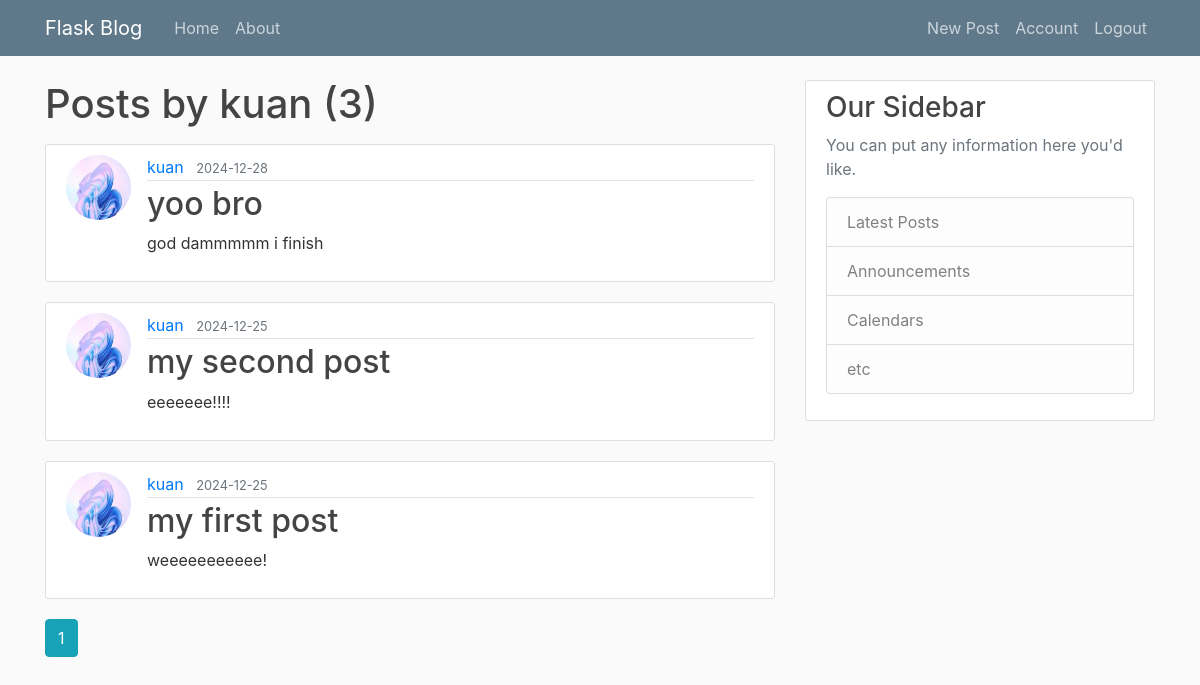
The app's page /user/kuan (signed in) with its own data.
### flaskblog/models.py (models this page shows, shortened)
class User(db.Model, UserMixin):
    id = db.Column(db.Integer, primary_key=True)  # 唯一標識符
    username = db.Column(db.String(20), unique=True, nullable=False)  # 用戶名稱，必須唯一且不可為空
    email = db.Column(db.String(120), unique=True, nullable=False)  # 電子郵件，必須唯一且不可為空
    image_file = db.Column(db.String(20), nullable=False, default='default.jpg')  # 頭像圖片，預設為 default.jpg
    password = db.Column(db.String(60), nullable=False)  # 使用哈希加密後的密碼
    posts = db.relationship('Post', backref='author', lazy=True)  # 與文章模型的關聯，一對多關係

class Post(db.Model):
    id = db.Column(db.Integer, primary_key=True)  # 唯一標識符
    title = db.Column(db.String(100), nullable=False)  # 文章標題，不可為空
    date_posted = db.Column(db.DateTime, nullable=False, default=datetime.utcnow)  # 發布日期，預設為當前 UTC 時間
    content = db.Column(db.Text, nullable=False)  # 文章內容，不可為空
    user_id = db.Column(db.Integer, db.ForeignKey('user.id'), nullable=False)  # 外鍵，參照 user 表的 id 欄位

### flaskblog/users/routes.py (the view)
@users.route("/user/<string:username>")
def user_posts(username):
    page = request.args.get('page', 1, type=int)
    user = User.query.filter_by(username=username).first_or_404()
    posts = Post.query.filter_by(author=user)\
        .order_by(Post.date_posted.desc())\
        .paginate(page=page, per_page=5)
    return render_template('user_posts.html', posts=posts, user=user)

### flaskblog/models.py (called while the page is built)
@login_manager.user_loader
def load_user(user_id):
    return User.query.get(int(user_id))

### flaskblog/templates/user_posts.html
{% extends "layout.html" %}
{% block content %}
    <h1 class="mb-3">Posts by {{ user.username }} ({{ posts.total }})</h1>
    {% for post in posts.items %}
        <article class="media content-section">
            <img class="rounded-circle article-img" src="{{ url_for('static', filename='profile_pics/' + post.author.image_file) }}">
            <div class="media-body">
                <div class="article-metadata">
                    <a class="mr-2" href="{{ url_for('users.user_posts', username=post.author.username) }}">{{ post.author.username }}</a>
                    <small class="text-muted">{{ post.date_posted.strftime('%Y-%m-%d') }}</small>
                </div>
                <h2><a class="article-title" href="{{ url_for('posts.post', post_id=post.id) }}">{{ post.title }}</a></h2>
                <p class="article-content">{{ post.content }}</p>
            </div>
        </article>
    {% endfor %}
    {% for page_num in posts.iter_pages(left_edge=1, right_edge=1, left_current=1, right_current=2) %}
        {% if page_num %}
            {% if posts.page == page_num %}
                <a class="btn btn-info mb-4" href="{{ url_for('users.user_posts', username=user.username, page=page_num) }}">{{ page_num }}</a>
            {% else %}
                <a class="btn btn-outline-info mb-4" href="{{ url_for('users.user_posts', username=user.username, page=page_num) }}">{{ page_num }}</a>
            {% endif %}
        {% else %}
            ...
        {% endif %}
    {% endfor %}
{% endblock content %}

### flaskblog/static/main.css (style rules this page uses)
body { background: #fafafa; color: #333333; margin-top: 5rem; }
h1, h2, h3, h4, h5, h6 { color: #444444; }
.content-section { background: #ffffff; padding: 10px 20px; border: 1px solid #dddddd; border-radius: 3px; margin-bottom: 20px; }
.article-title { color: #444444; }
.article-content { white-space: pre-line; }
.article-img { height: 65px; width: 65px; margin-right: 16px; }
.article-metadata { padding-bottom: 1px; margin-bottom: 4px; border-bottom: 1px solid #e3e3e3 }

### records on screen
User: username "kuan"
Post: image_file (picture), author.username "kuan", date_posted "2024-12-28", title "yoo bro", content "god dammmmm i finish"
Post: image_file (picture), author.username "kuan", date_posted "2024-12-25", title "my second post", content "eeeeeee!!!!"
Post: image_file (picture), author.username "kuan", date_posted "2024-12-25", title "my first post", content "weeeeeeeeeee!"

### other values on screen
{{ posts.total }} "3"
{{ page_num }} "1"
